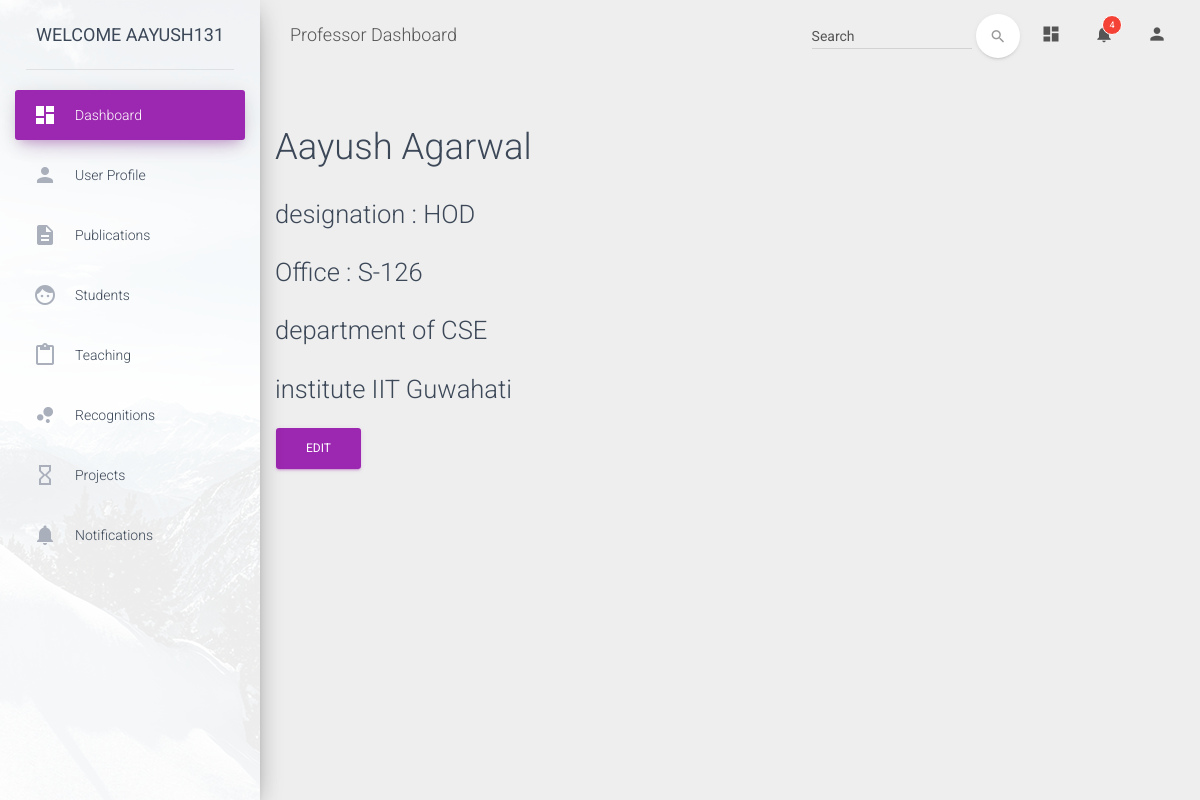
/test/about_me/ (signed in), run on the app's committed database.
### details/models.py (models this page shows, shortened)
class ProfileDetails(models.Model):
    username = models.OneToOneField(User, on_delete=models.CASCADE, primary_key=True)
    name = models.CharField(max_length=255)
    designation = models.CharField(max_length=255)
    department = models.CharField(max_length=128)
    institute = models.CharField(max_length=255)
    office = models.CharField(max_length=255)
    email = models.EmailField()
    phone = models.IntegerField()
    date_of_birth = models.DateField()

### details/views.py (the view)
@login_required
def About_Me(request):
    user_name = request.user.username
    try:
        users = ProfileDetails.objects.get(username__username=user_name)
    except ObjectDoesNotExist:
        return redirect('/test/about_me/create')
    context={
        'users':users,
    }
    return render(request, 'about_me.html', context)

### details/templates/about_me.html
{% extends "dashboard.html" %}
{% block content %}
  <h2>{{users.name}}</h2>
  <h3>designation : {{users.designation}}</h3>
  <h3>Office : {{users.office}}</h3>
  <h3>department of {{users.department}}</h3>
  <h3>institute {{users.institute}}</h3>
  <a href = "{% url 'details:about_me' %}edit">
    <button type="button" class="btn btn-primary" name="button">Edit</button>
  </a>
{% endblock %}

### templates/dashboard.html (shortened to what this page needs)
<!doctype html>
<html lang="en">
<head>
    {% load staticfiles %}
    <link href="{% static "dashboard/assets/css/bootstrap.min.css" %}" rel="stylesheet" />
    <link href="{% static "dashboard/assets/css/material-dashboard.css" %}" rel="stylesheet" />
    <link href="http://maxcdn.bootstrapcdn.com/font-awesome/latest/css/font-awesome.min.css" rel="stylesheet">
</head>
<body>
    <div class="wrapper">
        <div class="sidebar" data-color="purple" data-image="{% static "dashboard/assets/img/sidebar-1.jpg" %}">
            <div class="logo">
                <a href="/" class="simple-text">
                    Welcome {{request.user.username}}
                </a>
            </div>
            <div class="sidebar-wrapper">
                <ul class="nav">
                    <li class="active">
                        <a href="dashboard.html">
                            <i class="material-icons">dashboard</i>
                            <p>Dashboard</p>
                        </a>
                    </li>
                    <li>
                        <a href="/test/about_me">
                            <i class="material-icons">person</i>
                            <p>User Profile</p>
                        </a>
                    </li>
                    <li>
                        <a href="/test/publication">
                          <i class="material-icons">description</i>
                            <p>Publications</p>
                        </a>
                    </li>
                    <li>
                        <a href="/test/students">
                            <i class="material-icons">face</i>
                            <p>Students</p>
                        </a>
                    </li>
                    <li>
                        <a href="/test/teaching">
                            <i class="material-icons">content_paste</i>
                            <p>Teaching</p>
                        </a>
                    </li>
                    <li>
                        <a href="/test/recognition">
                            <i class="material-icons">bubble_chart</i>
                            <p>Recognitions</p>
                        </a>
                    </li>
                    <li>
                        <a href="/test/project">
                            <i class="material-icons">hourglass_empty</i>
                            <p>Projects</p>
                        </a>
                    </li>
                    <li>
                        <a href="/test/notifications">
                            <i class="material-icons text-gray">notifications</i>
                            <p>Notifications</p>
                        </a>
                    </li>
                </ul>
            </div>
        </div>
        <div class="main-panel">
            <nav class="navbar navbar-transparent navbar-absolute">
                <div class="container-fluid">
                    <div class="navbar-header">
                        <a class="navbar-brand" href="google.com"> Professor Dashboard </a>
                    </div>
                    <div class="collapse navbar-collapse">
                        <ul class="nav navbar-nav navbar-right">
                            <li>
                                <a href="#pablo" class="dropdown-toggle" data-toggle="dropdown">
                                    <i class="material-icons">dashboard</i>
                                </a>
                            </li>
                            <li class="dropdown">
                                <a href="#" class="dropdown-toggle" data-toggle="dropdown">
                                    <i class="material-icons">notifications</i>
                                    <span class="notification">4</span>
                                </a>
                            </li>
                            <li>
                                <a href="#pablo" class="dropdown-toggle" data-toggle="dropdown">
                                    <i class="material-icons">person</i>
                                </a>
                            </li>
                        </ul>
                        <form class="navbar-form navbar-right" role="search">
                            <div class="form-group  is-empty">
                                <input type="text" class="form-control" placeholder="Search">
                            </div>
                            <button type="submit" class="btn btn-white btn-round btn-just-icon">
                                <i class="material-icons">search</i>
                                <div class="ripple-container"></div>
                            </button>
                        </form>
                    </div>
                </div>
            </nav>
            <div class="content">
              {% block content %}
              {% endblock %}
            </div>
        </div>
    </div>
</body>
</html>

### data on the page
ProfileDetails: name "Aayush Agarwal", designation "HOD", office "S-126", department "CSE", institute "IIT Guwahati"

### other printed values
{{ request.user.username }} "AAYUSH131"
